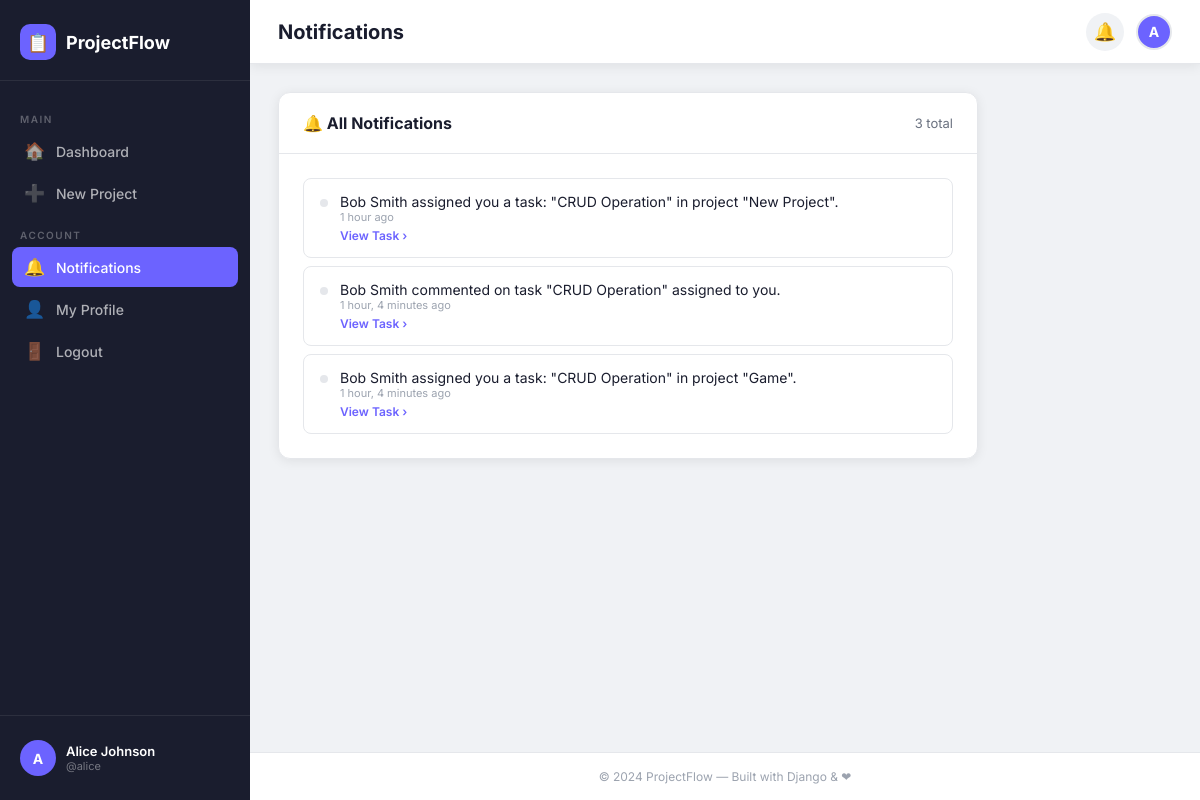
The app's page /notifications/ (signed in) with its own data.
### tasks/models.py (models this page shows, shortened)
class Notification(models.Model):
    recipient = models.ForeignKey(User, on_delete=models.CASCADE, related_name='notifications')
    message = models.CharField(max_length=300)
    task = models.ForeignKey(Task, on_delete=models.CASCADE, null=True, blank=True)
    is_read = models.BooleanField(default=False)
    created_at = models.DateTimeField(auto_now_add=True)
    class Meta:
        ordering = ['-created_at']

### tasks/views.py (the view)
# urls.py: path('notifications/', views.notifications, name='notifications'),
@login_required
def notifications(request):
    user_notifications = Notification.objects.filter(recipient=request.user)
    user_notifications.filter(is_read=False).update(is_read=True)
    return render(request, 'tasks/notifications.html', {
        'notifications': user_notifications,
    })

### projectmanager/context_processors.py (called while the page is built)
def unread_notifications(request):
    if request.user.is_authenticated:
        count = Notification.objects.filter(recipient=request.user, is_read=False).count()
        return {'unread_count': count}
    return {'unread_count': 0}

### templates/tasks/notifications.html (shortened to what this page needs)
{% extends 'base.html' %}
{% block page_title %}Notifications{% endblock %}
{% block content %}
<div style="max-width:700px;">
  <div class="card">
    <div class="card-header">
      <h2 style="font-size:16px;font-weight:700;">&#128276; All Notifications</h2>
      <span style="font-size:13px;color:var(--text-secondary);">{{ notifications.count }} total</span>
    </div>
    <div class="card-body">
      {% if notifications %}
      <div class="notif-list">
        {% for notif in notifications %}
        <div class="notif-item {% if not notif.is_read %}unread{% else %}read{% endif %}">
          <div class="notif-dot"></div>
          <div style="flex:1;">
            <div class="notif-message">{{ notif.message }}</div>
            <div class="notif-time">{{ notif.created_at|timesince }} ago</div>
            {% if notif.task %}
              <a href="{% url 'task_detail' notif.task.pk %}" class="notif-link">View Task &#8250;</a>
            {% endif %}
          </div>
        </div>
        {% endfor %}
      </div>
      {% else %}
      <div class="empty-state">
        <div class="empty-icon">&#128276;</div>
        <h3>No notifications</h3>
        <p>You're all caught up!</p>
      </div>
      {% endif %}
    </div>
  </div>
</div>
{% endblock %}

### templates/base.html (shortened to what this page needs)
{% load static %}
<!DOCTYPE html>
<html lang="en">
<head>
  <link rel="stylesheet" href="{% static 'css/style.css' %}">
</head>
<body>
<div class="app-layout">
  <aside class="sidebar" id="sidebar">
    <div class="sidebar-brand">
      <a href="{% url 'dashboard' %}" class="brand-logo">
        <div class="brand-icon">&#128203;</div>
        <span class="brand-name">ProjectFlow</span>
      </a>
    </div>
    <nav class="sidebar-nav">
      <div class="nav-section-title">Main</div>
      <a href="{% url 'dashboard' %}" class="nav-link {% if request.resolver_match.url_name == 'dashboard' %}active{% endif %}">
        <span class="nav-icon">&#127968;</span> Dashboard
      </a>
      <a href="{% url 'project_create' %}" class="nav-link {% if request.resolver_match.url_name == 'project_create' %}active{% endif %}">
        <span class="nav-icon">&#10133;</span> New Project
      </a>
      <div class="nav-section-title">Account</div>
      <a href="{% url 'notifications' %}" class="nav-link {% if request.resolver_match.url_name == 'notifications' %}active{% endif %}">
        <span class="nav-icon">&#128276;</span> Notifications
      </a>
      <a href="{% url 'profile' %}" class="nav-link {% if request.resolver_match.url_name == 'profile' %}active{% endif %}">
        <span class="nav-icon">&#128100;</span> My Profile
      </a>
      <a href="{% url 'logout' %}" class="nav-link">
        <span class="nav-icon">&#128682;</span> Logout
      </a>
    </nav>
    <div class="sidebar-footer">
      <div class="user-info-sidebar">
        <div class="user-avatar">
          {% if request.user.profile.avatar %}
            <img src="{{ request.user.profile.avatar.url }}" alt="avatar">
          {% else %}
            {{ request.user.username|first|upper }}
          {% endif %}
        </div>
        <div class="user-meta">
          <div class="user-name">{{ request.user.get_full_name|default:request.user.username }}</div>
          <div class="user-role">@{{ request.user.username }}</div>
        </div>
      </div>
    </div>
  </aside>
  <div class="main-content">
    <header class="navbar">
      <div class="navbar-left">
        <span class="page-title">{% block page_title %}Dashboard{% endblock %}</span>
      </div>
      <div class="navbar-right">
        <a href="{% url 'notifications' %}" class="notif-btn">
          &#128276;
        </a>
        <a href="{% url 'profile' %}" class="user-avatar" style="border:2px solid var(--border);">
          {% if request.user.profile.avatar %}
            <img src="{{ request.user.profile.avatar.url }}" alt="avatar">
          {% else %}
            {{ request.user.username|first|upper }}
          {% endif %}
        </a>
      </div>
    </header>
    <main class="page-content fade-in">
      {% block content %}{% endblock %}
    </main>
    <footer class="footer">
      &copy; 2024 ProjectFlow &mdash; Built with Django &amp; &#10084;
    </footer>
  </div>
</div>
</body>
</html>

### records on screen
Notification: message "Bob Smith assigned you a task: \"CRUD Operation\" in project \"New Project\".", created_at "1 hour", shows "View Task ›"
Notification: message "Bob Smith commented on task \"CRUD Operation\" assigned to you.", created_at "1 hour, 4 minutes", shows "View Task ›"
Notification: message "Bob Smith assigned you a task: \"CRUD Operation\" in project \"Game\".", created_at "1 hour, 4 minutes", shows "View Task ›"

### other values on screen
{{ request.user.username|first|upper }} "A"
{{ request.user.get_full_name|default:request.user.username }} "Alice Johnson"
{{ request.user.username }} "alice"
{{ notifications.count }} "3"
